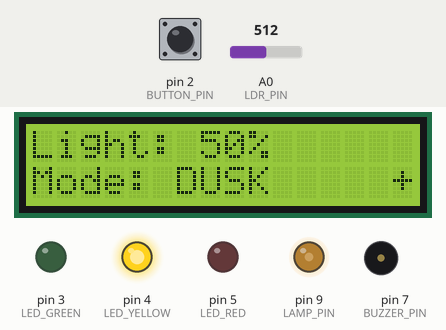
The sketch below on a simulated Arduino Uno, built with avr-gcc and run on an emulated ATmega328P. On the bench: 16×2 character LCD, output pins drawn as LEDs (lit = HIGH), buzzer (waves = sounding). The inputs (shaded band) are chosen by the test bench; at power-on: A0 (LDR_PIN) = 512, pin 2 (BUTTON_PIN) HIGH. What the sketch prints to the serial monitor is not drawn.

Above: at 2.2 s.
2.3 s: A0 (LDR_PIN) set to 358
At 3.2 s:
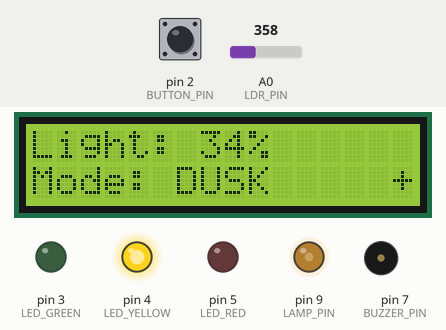
4.0 s: A0 (LDR_PIN) set to 339
At 4.7 s:
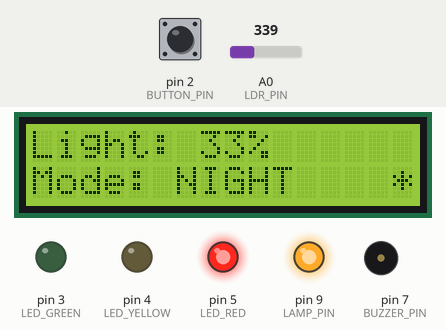
5.7 s: A0 (LDR_PIN) set to 710
At 6.3 s:
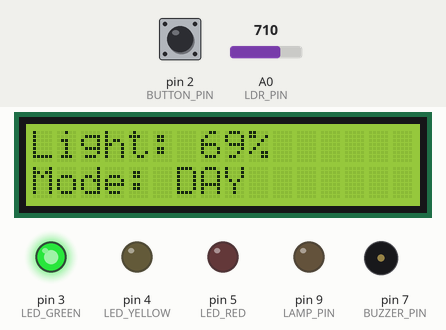
7.4 s: pin 2 (BUTTON_PIN) pulled LOW for 0.15 s
At 8.4 s:
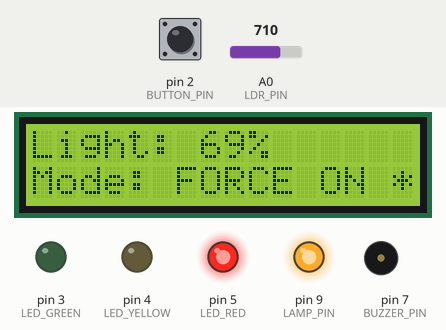
9.1 s: pin 2 (BUTTON_PIN) pulled LOW for 1 s
At 11.1 s:
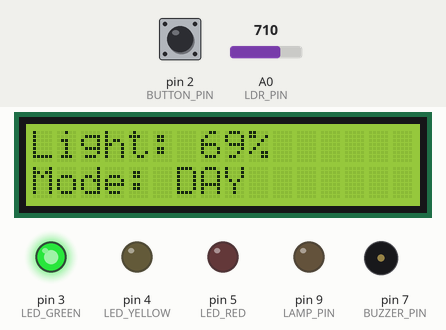
11.6 s: A0 (LDR_PIN) set to 692
At 12.7 s:
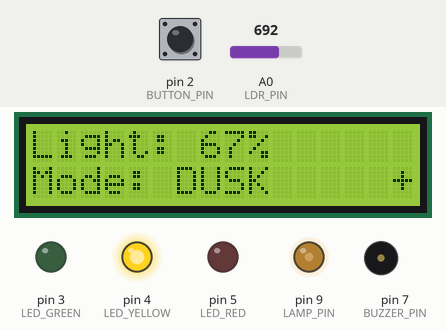
Timing chart, 0 to 14.3 s (numbered marks = the images above; inputs shaded):
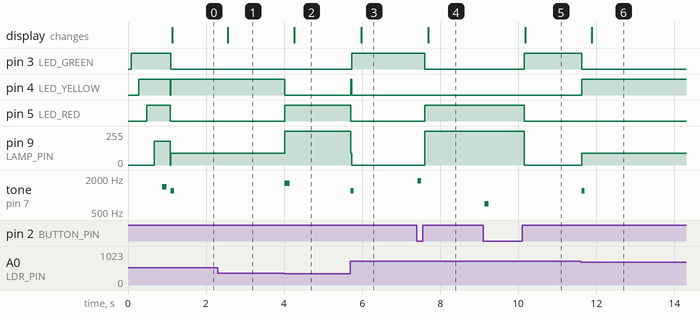

Measured:
- the behaviour switches between 350 and 349 on A0 (LDR_PIN) (found by bisection; images 1 and 2)
- the behaviour switches between 700 and 699 on A0 (LDR_PIN) (found by bisection; images 5 and 6)
- after the input at 2.3 s, the display: changes after 0.26 s (image 1)
- after the input at 4.0 s, pin 4 (LED_YELLOW): HIGH → LOW at once; pin 5 (LED_RED): LOW → HIGH at once; pin 9 (LAMP_PIN): 90/255 → 255/255 at once; tone on pin 7 (BUZZER_PIN): silent → 1600 Hz at once, → silent 0.12 s later; the display: changes after 0.26 s (image 2)
- after the input at 5.7 s, pin 3 (LED_GREEN): LOW → HIGH at once; pin 4 (LED_YELLOW): LOW → HIGH at once, → LOW 0.02 s later; pin 5 (LED_RED): HIGH → LOW at once; pin 9 (LAMP_PIN): 255/255 → 0/255 at once; tone on pin 7 (BUZZER_PIN): silent → 1200 Hz at once, → silent 0.08 s later; the display: changes after 0.27 s (image 3)
- after the input at 7.4 s, pin 3 (LED_GREEN): HIGH → LOW after 0.20 s; pin 5 (LED_RED): LOW → HIGH after 0.20 s; pin 9 (LAMP_PIN): 0/255 → 255/255 after 0.20 s; tone on pin 7 (BUZZER_PIN): silent → 1800 Hz at once, → silent 0.10 s later; the display: changes after 0.29 s (image 4)
- after the input at 9.1 s, pin 3 (LED_GREEN): LOW → HIGH after 1.1 s; pin 5 (LED_RED): HIGH → LOW after 1.1 s; pin 9 (LAMP_PIN): 255/255 → 0/255 after 1.1 s; tone on pin 7 (BUZZER_PIN): silent → 700 Hz at once, → silent 0.10 s later; the display: changes after 1.1 s (image 5)
- after the input at 11.6 s, pin 3 (LED_GREEN): HIGH → LOW at once; pin 4 (LED_YELLOW): LOW → HIGH at once; pin 9 (LAMP_PIN): 0/255 → 90/255 at once; tone on pin 7 (BUZZER_PIN): silent → 1200 Hz at once, → silent 0.08 s later; the display: changes after 0.29 s (image 6)

The sketch:

auto_light.ino
```cpp
// Автоосвещение, Arduino Uno + LDR (Тутов И., ИС-45к)
#include <Adafruit_LiquidCrystal.h>

const int LDR_PIN = A0;
const int BUTTON_PIN = 2;  // force lamp, INPUT_PULLUP
const int LED_GREEN = 3;   // день
const int LED_YELLOW = 4;  // сумерки
const int LED_RED = 5;     // ночь
const int BUZZER_PIN = 7;
const int LAMP_PIN = 9;    // ШИМ лампа
const int DAY_LEVEL = 700;
const int DUSK_LEVEL = 350;
const int STATE_DAY = 0, STATE_DUSK = 1, STATE_NIGHT = 2;
int currentState = STATE_DAY, lastState = STATE_DAY;
bool forceLamp = false;
unsigned long lastBeep = 0, lastLcd = 0;
Adafruit_LiquidCrystal lcd(0);

int readLightAdc() {
  long sum = 0;
  for (int i = 0; i < 10; i++) {
    sum += analogRead(LDR_PIN);
    delay(2);
  }
  return sum / 10;
}

int getState(int adc) {
  if (adc >= DAY_LEVEL) return STATE_DAY;
  if (adc >= DUSK_LEVEL) return STATE_DUSK;
  return STATE_NIGHT;
}

void setLeds(int s) {
  digitalWrite(LED_GREEN, s == STATE_DAY ? HIGH : LOW);
  digitalWrite(LED_YELLOW, s == STATE_DUSK ? HIGH : LOW);
  digitalWrite(LED_RED, s == STATE_NIGHT ? HIGH : LOW);
}

int setLamp(int s, bool forced) {
  int pwm = 0;
  if (forced) pwm = 255;
  else if (s == STATE_DAY) pwm = 0;
  else if (s == STATE_DUSK) pwm = 90;
  else pwm = 255;
  analogWrite(LAMP_PIN, pwm);
  return pwm;
}

void handleBuzzer(int s) {
  if (s == lastState) return;
  unsigned long now = millis();
  if (now - lastBeep < 200) return;
  if (s == STATE_DAY) tone(BUZZER_PIN, 900, 80);
  else if (s == STATE_DUSK) tone(BUZZER_PIN, 1200, 80);
  else tone(BUZZER_PIN, 1600, 120);
  lastBeep = now;
}

void showOnLcd(int adc, int s, int pwm, bool forced) {
  int percent = constrain(map(adc, 0, 1023, 0, 100), 0, 100);
  lcd.setCursor(0, 0);
  lcd.print("Light: ");
  lcd.print(percent);
  lcd.print("%   ");
  lcd.setCursor(0, 1);
  if (forced) lcd.print("Mode: FORCE ON  ");
  else if (s == STATE_DAY) lcd.print("Mode: DAY       ");
  else if (s == STATE_DUSK) lcd.print("Mode: DUSK      ");
  else lcd.print("Mode: NIGHT     ");
  lcd.setCursor(15, 1);
  if (pwm > 200) lcd.print("*");
  else if (pwm > 0) lcd.print("+");
  else lcd.print(" ");
}

void handleButton() {
  if (digitalRead(BUTTON_PIN) == LOW) {
    forceLamp = !forceLamp;
    tone(BUZZER_PIN, forceLamp ? 1800 : 700, 100);
    while (digitalRead(BUTTON_PIN) == LOW) delay(10);
    delay(50);
  }
}
void setup() {
  pinMode(BUTTON_PIN, INPUT_PULLUP);
  pinMode(LED_GREEN, OUTPUT);
  pinMode(LED_YELLOW, OUTPUT);
  pinMode(LED_RED, OUTPUT);
  pinMode(BUZZER_PIN, OUTPUT);
  pinMode(LAMP_PIN, OUTPUT);
  Serial.begin(9600);
  lcd.begin(16, 2);
  lcd.setBacklight(1);
  lcd.print("AutoLight v1.0");
  digitalWrite(LED_GREEN, HIGH); delay(200);
  digitalWrite(LED_YELLOW, HIGH); delay(200);
  digitalWrite(LED_RED, HIGH); delay(200);
  analogWrite(LAMP_PIN, 180); delay(200);
  tone(BUZZER_PIN, 1400, 120); delay(200);
  analogWrite(LAMP_PIN, 0);
  setLeds(STATE_DAY);
  lcd.clear();
}

void loop() {
  int adc = readLightAdc();
  currentState = getState(adc);
  handleButton();
  handleBuzzer(currentState);
  if (currentState != lastState) {
    Serial.print(lastState); Serial.print("->"); Serial.println(currentState);
    lastState = currentState;
  }
  setLeds(forceLamp ? STATE_NIGHT : currentState);
  int pwm = setLamp(currentState, forceLamp);
  if (millis() - lastLcd >= 250) {
    showOnLcd(adc, currentState, pwm, forceLamp);
    Serial.println(adc);
    lastLcd = millis();
  }
}
```
